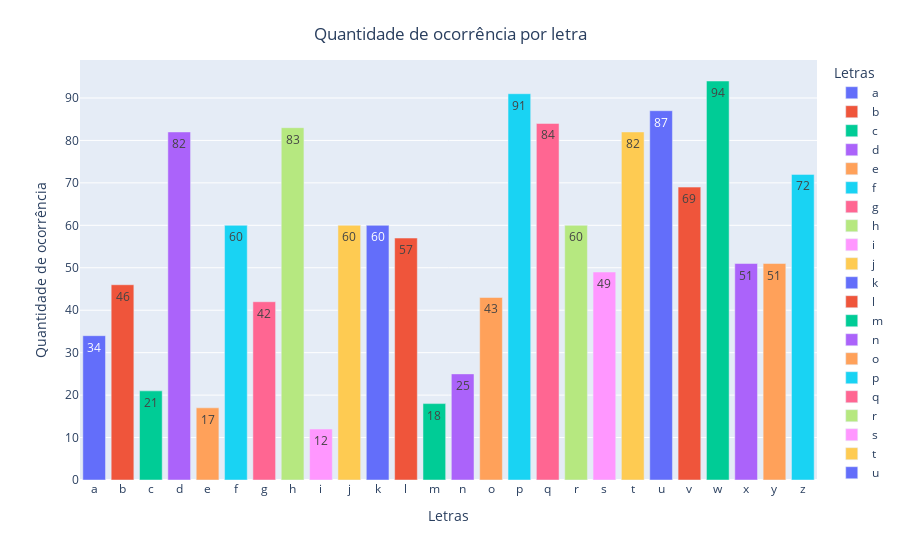

This figure's notebook cell:
### Code cell
fig_2 = px.bar(x=letras, 
               y=num, 
               text=num, 
               color=letras)

fig_2.update_layout(  xaxis_title="Letras",
                      yaxis_title="Quantidade de ocorrência",
                      legend_title="Letras",
                      title={'text': "Quantidade de ocorrência por letra",
                            'y':0.95,
                            'x':0.5,
                            'xanchor': 'center',
                            'yanchor': 'top'})

fig_2.show()

### Figure 1 — Plotly figure (JSON) as saved in the notebook; plotly's stock layout.template omitted (floating-point values rounded to 4 significant figures)
{"data": [{"alignmentgroup": "True", "hovertemplate": "color=a<br>x=%{x}<br>y=%{y}<br>text=%{text}<extra></extra>", "legendgroup": "a", "marker": {"color": "#636efa", "pattern": {"shape": ""}}, "name": "a", "offsetgroup": "a", "orientation": "v", "showlegend": true, "text": [34], "textposition": "auto", "type": "bar", "x": ["a"], "xaxis": "x", "y": [34], "yaxis": "y"}, {"alignmentgroup": "True", "hovertemplate": "color=b<br>x=%{x}<br>y=%{y}<br>text=%{text}<extra></extra>", "legendgroup": "b", "marker": {"color": "#EF553B", "pattern": {"shape": ""}}, "name": "b", "offsetgroup": "b", "orientation": "v", "showlegend": true, "text": [46], "textposition": "auto", "type": "bar", "x": ["b"], "xaxis": "x", "y": [46], "yaxis": "y"}, {"alignmentgroup": "True", "hovertemplate": "color=c<br>x=%{x}<br>y=%{y}<br>text=%{text}<extra></extra>", "legendgroup": "c", "marker": {"color": "#00cc96", "pattern": {"shape": ""}}, "name": "c", "offsetgroup": "c", "orientation": "v", "showlegend": true, "text": [21], "textposition": "auto", "type": "bar", "x": ["c"], "xaxis": "x", "y": [21], "yaxis": "y"}, {"alignmentgroup": "True", "hovertemplate": "color=d<br>x=%{x}<br>y=%{y}<br>text=%{text}<extra></extra>", "legendgroup": "d", "marker": {"color": "#ab63fa", "pattern": {"shape": ""}}, "name": "d", "offsetgroup": "d", "orientation": "v", "showlegend": true, "text": [82], "textposition": "auto", "type": "bar", "x": ["d"], "xaxis": "x", "y": [82], "yaxis": "y"}, {"alignmentgroup": "True", "hovertemplate": "color=e<br>x=%{x}<br>y=%{y}<br>text=%{text}<extra></extra>", "legendgroup": "e", "marker": {"color": "#FFA15A", "pattern": {"shape": ""}}, "name": "e", "offsetgroup": "e", "orientation": "v", "showlegend": true, "text": [17], "textposition": "auto", "type": "bar", "x": ["e"], "xaxis": "x", "y": [17], "yaxis": "y"}, {"alignmentgroup": "True", "hovertemplate": "color=f<br>x=%{x}<br>y=%{y}<br>text=%{text}<extra></extra>", "legendgroup": "f", "marker": {"color": "#19d3f3", "pattern": {"shape": ""}}, "name": "f", "offsetgroup": "f", "orientation": "v", "showlegend": true, "text": [60], "textposition": "auto", "type": "bar", "x": ["f"], "xaxis": "x", "y": [60], "yaxis": "y"}, {"alignmentgroup": "True", "hovertemplate": "color=g<br>x=%{x}<br>y=%{y}<br>text=%{text}<extra></extra>", "legendgroup": "g", "marker": {"color": "#FF6692", "pattern": {"shape": ""}}, "name": "g", "offsetgroup": "g", "orientation": "v", "showlegend": true, "text": [42], "textposition": "auto", "type": "bar", "x": ["g"], "xaxis": "x", "y": [42], "yaxis": "y"}, {"alignmentgroup": "True", "hovertemplate": "color=h<br>x=%{x}<br>y=%{y}<br>text=%{text}<extra></extra>", "legendgroup": "h", "marker": {"color": "#B6E880", "pattern": {"shape": ""}}, "name": "h", "offsetgroup": "h", "orientation": "v", "showlegend": true, "text": [83], "textposition": "auto", "type": "bar", "x": ["h"], "xaxis": "x", "y": [83], "yaxis": "y"}, {"alignmentgroup": "True", "hovertemplate": "color=i<br>x=%{x}<br>y=%{y}<br>text=%{text}<extra></extra>", "legendgroup": "i", "marker": {"color": "#FF97FF", "pattern": {"shape": ""}}, "name": "i", "offsetgroup": "i", "orientation": "v", "showlegend": true, "text": [12], "textposition": "auto", "type": "bar", "x": ["i"], "xaxis": "x", "y": [12], "yaxis": "y"}, {"alignmentgroup": "True", "hovertemplate": "color=j<br>x=%{x}<br>y=%{y}<br>text=%{text}<extra></extra>", "legendgroup": "j", "marker": {"color": "#FECB52", "pattern": {"shape": ""}}, "name": "j", "offsetgroup": "j", "orientation": "v", "showlegend": true, "text": [60], "textposition": "auto", "type": "bar", "x": ["j"], "xaxis": "x", "y": [60], "yaxis": "y"}, {"alignmentgroup": "True", "hovertemplate": "color=k<br>x=%{x}<br>y=%{y}<br>text=%{text}<extra></extra>", "legendgroup": "k", "marker": {"color": "#636efa", "pattern": {"shape": ""}}, "name": "k", "offsetgroup": "k", "orientation": "v", "showlegend": true, "text": [60], "textposition": "auto", "type": "bar", "x": ["k"], "xaxis": "x", "y": [60], "yaxis": "y"}, {"alignmentgroup": "True", "hovertemplate": "color=l<br>x=%{x}<br>y=%{y}<br>text=%{text}<extra></extra>", "legendgroup": "l", "marker": {"color": "#EF553B", "pattern": {"shape": ""}}, "name": "l", "offsetgroup": "l", "orientation": "v", "showlegend": true, "text": [57], "textposition": "auto", "type": "bar", "x": ["l"], "xaxis": "x", "y": [57], "yaxis": "y"}, {"alignmentgroup": "True", "hovertemplate": "color=m<br>x=%{x}<br>y=%{y}<br>text=%{text}<extra></extra>", "legendgroup": "m", "marker": {"color": "#00cc96", "pattern": {"shape": ""}}, "name": "m", "offsetgroup": "m", "orientation": "v", "showlegend": true, "text": [18], "textposition": "auto", "type": "bar", "x": ["m"], "xaxis": "x", "y": [18], "yaxis": "y"}, {"alignmentgroup": "True", "hovertemplate": "color=n<br>x=%{x}<br>y=%{y}<br>text=%{text}<extra></extra>", "legendgroup": "n", "marker": {"color": "#ab63fa", "pattern": {"shape": ""}}, "name": "n", "offsetgroup": "n", "orientation": "v", "showlegend": true, "text": [25], "textposition": "auto", "type": "bar", "x": ["n"], "xaxis": "x", "y": [25], "yaxis": "y"}, {"alignmentgroup": "True", "hovertemplate": "color=o<br>x=%{x}<br>y=%{y}<br>text=%{text}<extra></extra>", "legendgroup": "o", "marker": {"color": "#FFA15A", "pattern": {"shape": ""}}, "name": "o", "offsetgroup": "o", "orientation": "v", "showlegend": true, "text": [43], "textposition": "auto", "type": "bar", "x": ["o"], "xaxis": "x", "y": [43], "yaxis": "y"}, {"alignmentgroup": "True", "hovertemplate": "color=p<br>x=%{x}<br>y=%{y}<br>text=%{text}<extra></extra>", "legendgroup": "p", "marker": {"color": "#19d3f3", "pattern": {"shape": ""}}, "name": "p", "offsetgroup": "p", "orientation": "v", "showlegend": true, "text": [91], "textposition": "auto", "type": "bar", "x": ["p"], "xaxis": "x", "y": [91], "yaxis": "y"}, {"alignmentgroup": "True", "hovertemplate": "color=q<br>x=%{x}<br>y=%{y}<br>text=%{text}<extra></extra>", "legendgroup": "q", "marker": {"color": "#FF6692", "pattern": {"shape": ""}}, "name": "q", "offsetgroup": "q", "orientation": "v", "showlegend": true, "text": [84], "textposition": "auto", "type": "bar", "x": ["q"], "xaxis": "x", "y": [84], "yaxis": "y"}, {"alignmentgroup": "True", "hovertemplate": "color=r<br>x=%{x}<br>y=%{y}<br>text=%{text}<extra></extra>", "legendgroup": "r", "marker": {"color": "#B6E880", "pattern": {"shape": ""}}, "name": "r", "offsetgroup": "r", "orientation": "v", "showlegend": true, "text": [60], "textposition": "auto", "type": "bar", "x": ["r"], "xaxis": "x", "y": [60], "yaxis": "y"}, {"alignmentgroup": "True", "hovertemplate": "color=s<br>x=%{x}<br>y=%{y}<br>text=%{text}<extra></extra>", "legendgroup": "s", "marker": {"color": "#FF97FF", "pattern": {"shape": ""}}, "name": "s", "offsetgroup": "s", "orientation": "v", "showlegend": true, "text": [49], "textposition": "auto", "type": "bar", "x": ["s"], "xaxis": "x", "y": [49], "yaxis": "y"}, {"alignmentgroup": "True", "hovertemplate": "color=t<br>x=%{x}<br>y=%{y}<br>text=%{text}<extra></extra>", "legendgroup": "t", "marker": {"color": "#FECB52", "pattern": {"shape": ""}}, "name": "t", "offsetgroup": "t", "orientation": "v", "showlegend": true, "text": [82], "textposition": "auto", "type": "bar", "x": ["t"], "xaxis": "x", "y": [82], "yaxis": "y"}, {"alignmentgroup": "True", "hovertemplate": "color=u<br>x=%{x}<br>y=%{y}<br>text=%{text}<extra></extra>", "legendgroup": "u", "marker": {"color": "#636efa", "pattern": {"shape": ""}}, "name": "u", "offsetgroup": "u", "orientation": "v", "showlegend": true, "text": [87], "textposition": "auto", "type": "bar", "x": ["u"], "xaxis": "x", "y": [87], "yaxis": "y"}, {"alignmentgroup": "True", "hovertemplate": "color=v<br>x=%{x}<br>y=%{y}<br>text=%{text}<extra></extra>", "legendgroup": "v", "marker": {"color": "#EF553B", "pattern": {"shape": ""}}, "name": "v", "offsetgroup": "v", "orientation": "v", "showlegend": true, "text": [69], "textposition": "auto", "type": "bar", "x": ["v"], "xaxis": "x", "y": [69], "yaxis": "y"}, {"alignmentgroup": "True", "hovertemplate": "color=w<br>x=%{x}<br>y=%{y}<br>text=%{text}<extra></extra>", "legendgroup": "w", "marker": {"color": "#00cc96", "pattern": {"shape": ""}}, "name": "w", "offsetgroup": "w", "orientation": "v", "showlegend": true, "text": [94], "textposition": "auto", "type": "bar", "x": ["w"], "xaxis": "x", "y": [94], "yaxis": "y"}, {"alignmentgroup": "True", "hovertemplate": "color=x<br>x=%{x}<br>y=%{y}<br>text=%{text}<extra></extra>", "legendgroup": "x", "marker": {"color": "#ab63fa", "pattern": {"shape": ""}}, "name": "x", "offsetgroup": "x", "orientation": "v", "showlegend": true, "text": [51], "textposition": "auto", "type": "bar", "x": ["x"], "xaxis": "x", "y": [51], "yaxis": "y"}, {"alignmentgroup": "True", "hovertemplate": "color=y<br>x=%{x}<br>y=%{y}<br>text=%{text}<extra></extra>", "legendgroup": "y", "marker": {"color": "#FFA15A", "pattern": {"shape": ""}}, "name": "y", "offsetgroup": "y", "orientation": "v", "showlegend": true, "text": [51], "textposition": "auto", "type": "bar", "x": ["y"], "xaxis": "x", "y": [51], "yaxis": "y"}, {"alignmentgroup": "True", "hovertemplate": "color=z<br>x=%{x}<br>y=%{y}<br>text=%{text}<extra></extra>", "legendgroup": "z", "marker": {"color": "#19d3f3", "pattern": {"shape": ""}}, "name": "z", "offsetgroup": "z", "orientation": "v", "showlegend": true, "text": [72], "textposition": "auto", "type": "bar", "x": ["z"], "xaxis": "x", "y": [72], "yaxis": "y"}], "layout": {"barmode": "relative", "legend": {"title": {"text": "Letras"}, "tracegroupgap": 0}, "margin": {"t": 60}, "title": {"text": "Quantidade de ocorrência por letra", "x": 0.5, "xanchor": "center", "y": 0.95, "yanchor": "top"}, "xaxis": {"anchor": "y", "domain": [0, 1], "title": {"text": "Letras"}}, "yaxis": {"anchor": "x", "domain": [0, 1], "title": {"text": "Quantidade de ocorrência"}}}}
